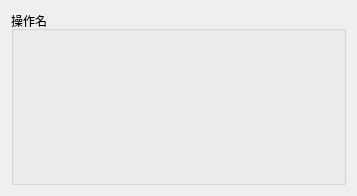
<?xml version="1.0" encoding="UTF-8"?>
<ui version="4.0">
 <class>OptionSelect</class>
 <widget class="QWidget" name="OptionSelect">
  <property name="geometry">
   <rect>
    <x>0</x>
    <y>0</y>
    <width>357</width>
    <height>196</height>
   </rect>
  </property>
  <property name="sizePolicy">
   <sizepolicy hsizetype="Preferred" vsizetype="Minimum">
    <horstretch>0</horstretch>
    <verstretch>0</verstretch>
   </sizepolicy>
  </property>
  <property name="maximumSize">
   <size>
    <width>16777215</width>
    <height>400</height>
   </size>
  </property>
  <property name="windowTitle">
   <string>Form</string>
  </property>
  <layout class="QHBoxLayout" name="horizontalLayout">
   <item>
    <layout class="QHBoxLayout" name="horizontalLayout_2">
     <item>
      <widget class="QGroupBox" name="option_box">
       <property name="sizePolicy">
        <sizepolicy hsizetype="Preferred" vsizetype="Minimum">
         <horstretch>0</horstretch>
         <verstretch>0</verstretch>
        </sizepolicy>
       </property>
       <property name="title">
        <string>操作名</string>
       </property>
       <layout class="QVBoxLayout" name="verticalLayout_2">
        <item>
         <layout class="QVBoxLayout" name="selection_layout"/>
        </item>
       </layout>
      </widget>
     </item>
    </layout>
   </item>
  </layout>
 </widget>
 <resources/>
 <connections/>
</ui>
